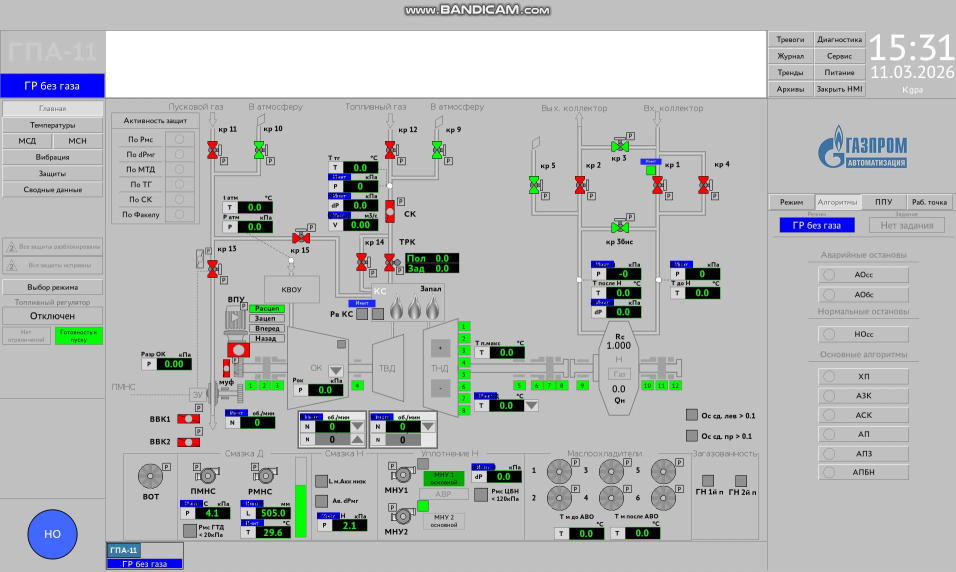
#> input picture samples/frame_1.jpg, 1912 x 1144 px (shown at 1/2 size)
$ python -i video_stabilizer.py   (imports and definitions only)
#> lines starting #> are read from the running program, lines starting #| are printed output that depends on the picture
#> further down, picture is the input picture: shape (1144, 1912, 3); mean B, G, R 186.9, 186.3, 183.9
import cv2
import numpy as np
from collections import deque


class VideoStabilizer:
    """Быстрая стабилизация видео с помощью ORB и аффинных трансформаций."""

    def __init__(self, smooth_window=3):
        self.smooth_window = smooth_window
        self.orb = cv2.ORB_create(nfeatures=1500)
        self.bf = cv2.BFMatcher(cv2.NORM_HAMMING, crossCheck=True)

        self.prev_gray = None
        self.prev_kp = None
        self.prev_desc = None
        self.transform_history = deque(maxlen=smooth_window)

    def stabilize(self, frame):
        """Стабилизирует один кадр."""
        h, w = frame.shape[:2]
#> h = 1144; w = 1912
        gray = cv2.cvtColor(frame, cv2.COLOR_BGR2GRAY)
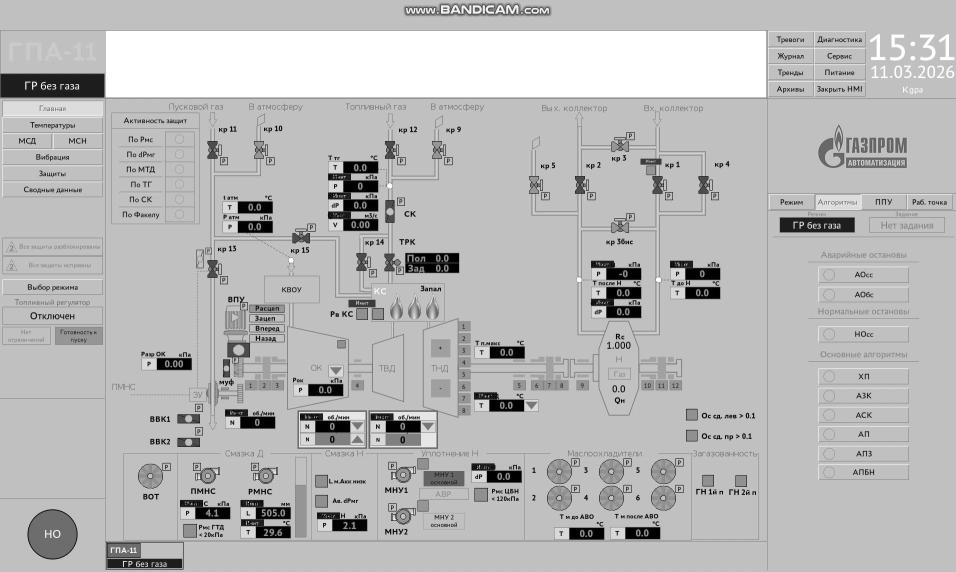
#> gray: shape (1144, 1912) (shown at 1/2 size); min 0, max 255, mean 185.6

        if self.prev_gray is None:
            self.prev_gray = gray
            self.prev_kp, self.prev_desc = self.orb.detectAndCompute(gray, None)
#> self.prev_kp = 1500 keypoints; strongest (x, y, size): (70, 168, 31), (67, 169, 31), (290, 995, 31), (678, 834, 31)
            return frame

        # Извлекаем ключевые точки текущего кадра
        curr_kp, curr_desc = self.orb.detectAndCompute(gray, None)

        if curr_desc is None or self.prev_desc is None:
            return frame

        # Сопоставляем ключевые точки
        matches = self.bf.match(self.prev_desc, curr_desc)

        if len(matches) < 4:
            return frame

        # Берем лучшие совпадения
        matches = sorted(matches, key=lambda x: x.distance)[:20]

        # Извлекаем координаты
        src_pts = np.float32([self.prev_kp[m.queryIdx].pt for m in matches])
        dst_pts = np.float32([curr_kp[m.trainIdx].pt for m in matches])

        try:
            # Вычисляем аффинную трансформацию
            M, mask = cv2.estimateAffinePartial2D(src_pts, dst_pts,
                                                   method=cv2.RANSAC,
                                                   ransacReprojThreshold=4.0)
            if M is None:
                return frame
        except:
            return frame

        # Сглаживаем траекторию
        self.transform_history.append(M)
        M_smooth = np.mean(list(self.transform_history), axis=0)

        # Применяем трансформацию
        stabilized = cv2.warpAffine(frame, M_smooth, (w, h))

        # Обновляем состояние
        self.prev_gray = gray
        self.prev_kp = curr_kp
        self.prev_desc = curr_desc

        return stabilized

    def reset(self):
        """Сбрасывает состояние."""
        self.prev_gray = None
        self.prev_kp = None
        self.prev_desc = None
        self.transform_history.clear()

>>> import cv2
>>> picture = cv2.imread('samples/frame_1.jpg')
>>> result = VideoStabilizer().stabilize(picture)

$ run again, on samples/frame_2.jpg
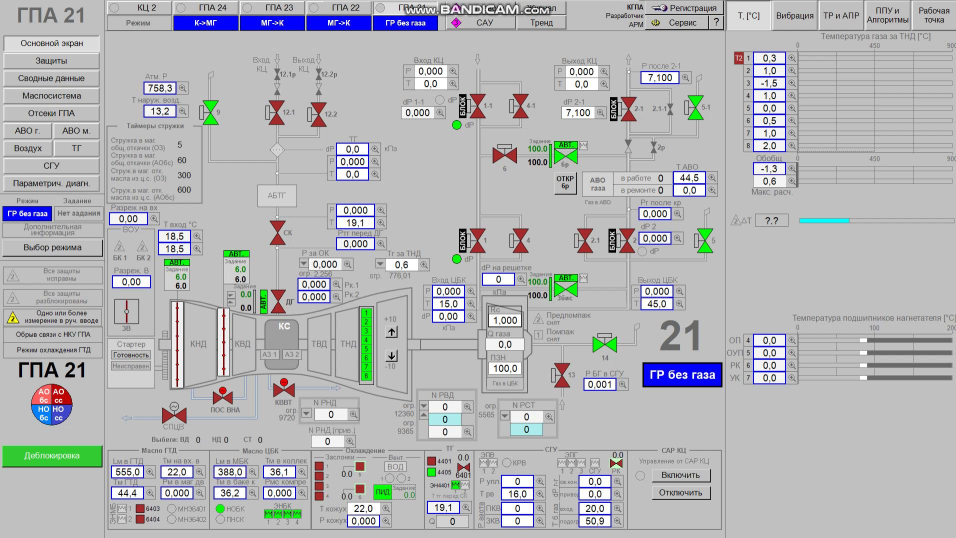
#> input picture samples/frame_2.jpg, 1912 x 1076 px (shown at 1/2 size)
#> picture is the input picture: shape (1076, 1912, 3); mean B, G, R 184.7, 182.3, 181
#> in stabilize, `gray = cv2.cvtColor(frame, cv2.COLOR_BGR2GRAY)`:
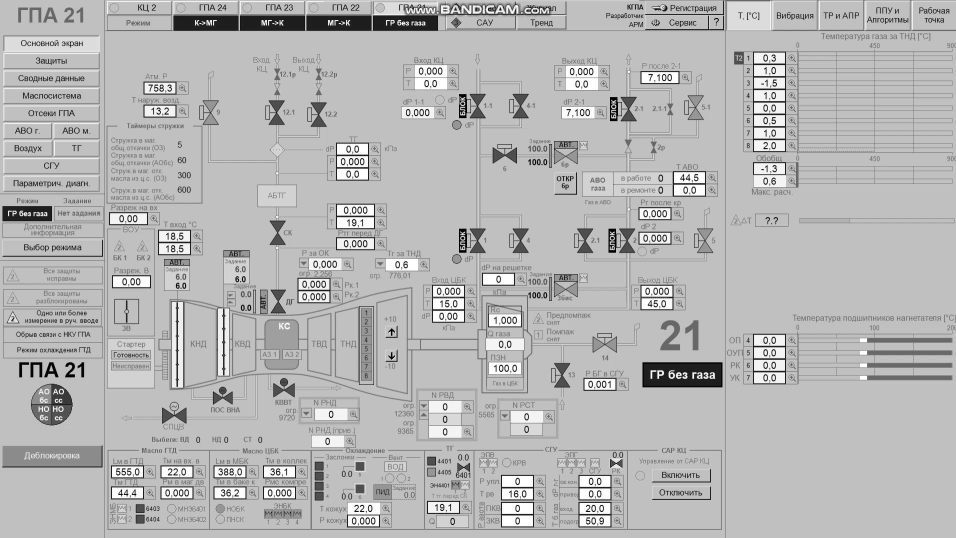
#> gray: shape (1076, 1912) (shown at 1/2 size); min 0, max 255, mean 182.2
#> self.prev_kp = 1500 keypoints; strongest (x, y, size): (463, 940, 31), (452, 940, 31), (322, 179, 31), (457, 982, 31)

$ run again, on samples/frame_3.jpg
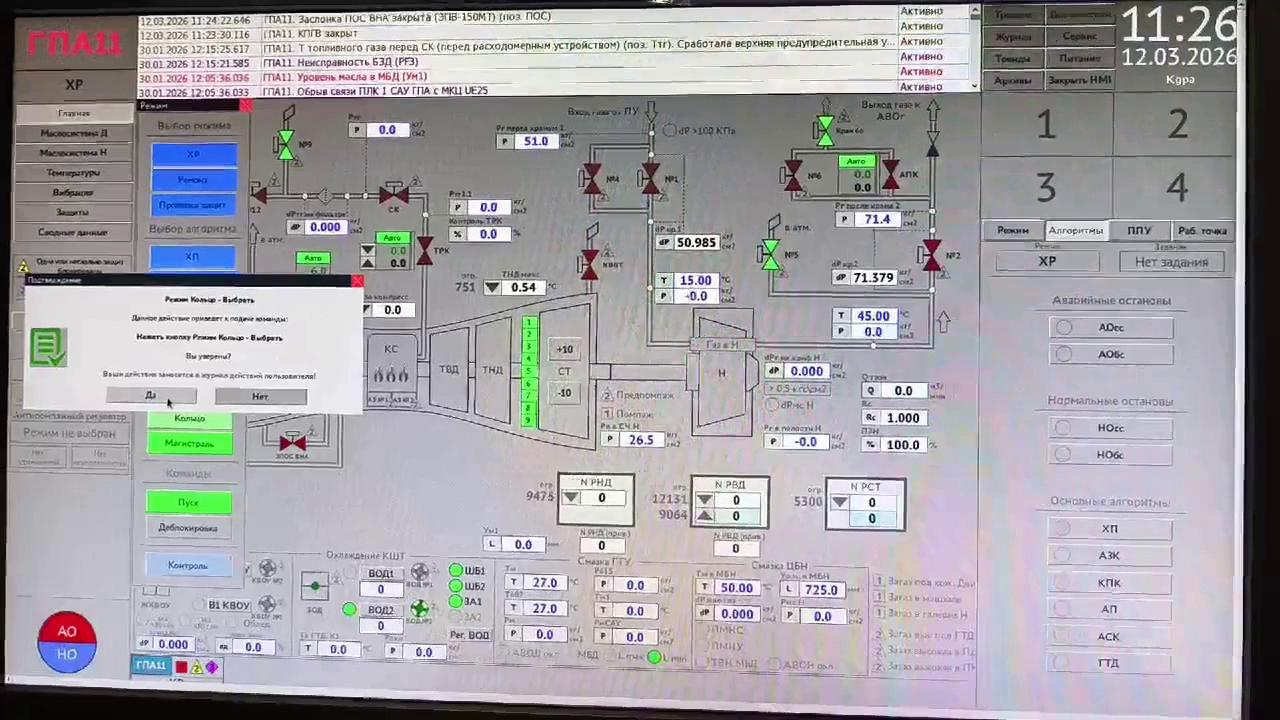
#> input picture samples/frame_3.jpg, 1280 x 720 px
#> picture is the input picture: shape (720, 1280, 3); mean B, G, R 166, 161.3, 163.5
#> in stabilize, `gray = cv2.cvtColor(frame, cv2.COLOR_BGR2GRAY)`:
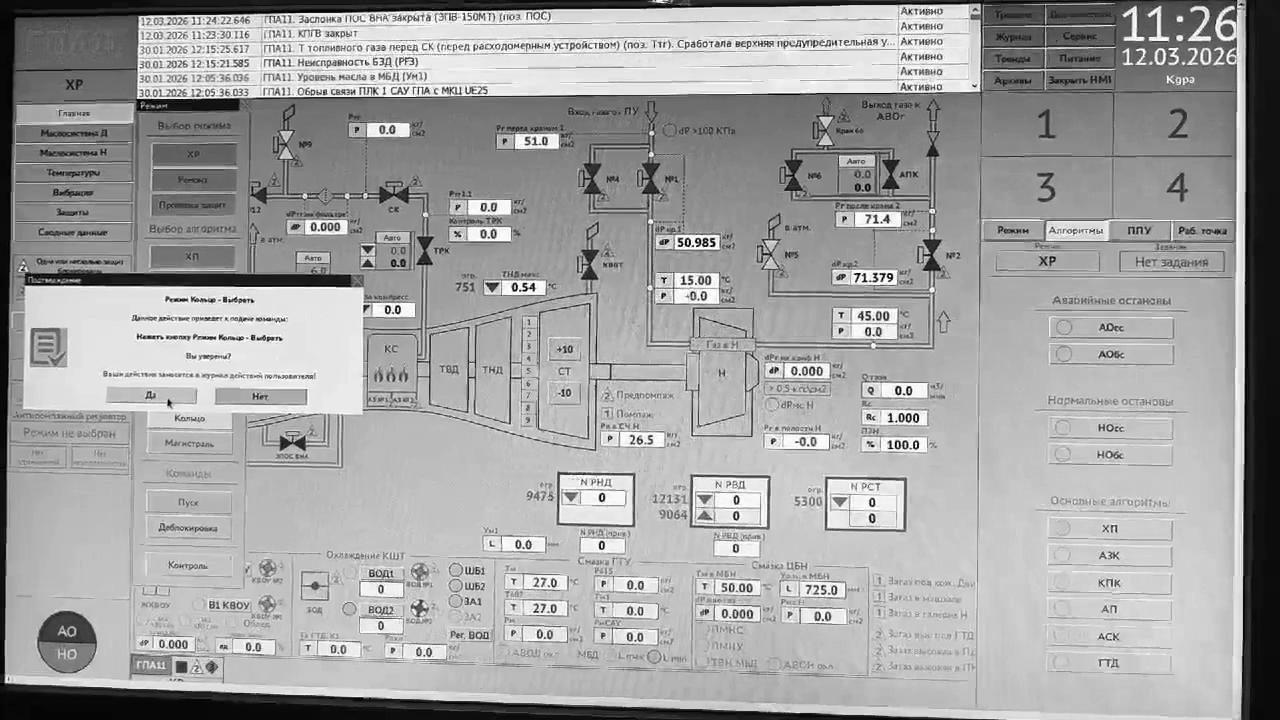
#> gray: shape (720, 1280); min 0, max 255, mean 162.5
#> self.prev_kp = 1500 keypoints; strongest (x, y, size): (888, 276, 31), (688, 246, 31), (681, 245, 31), (397, 306, 31)
